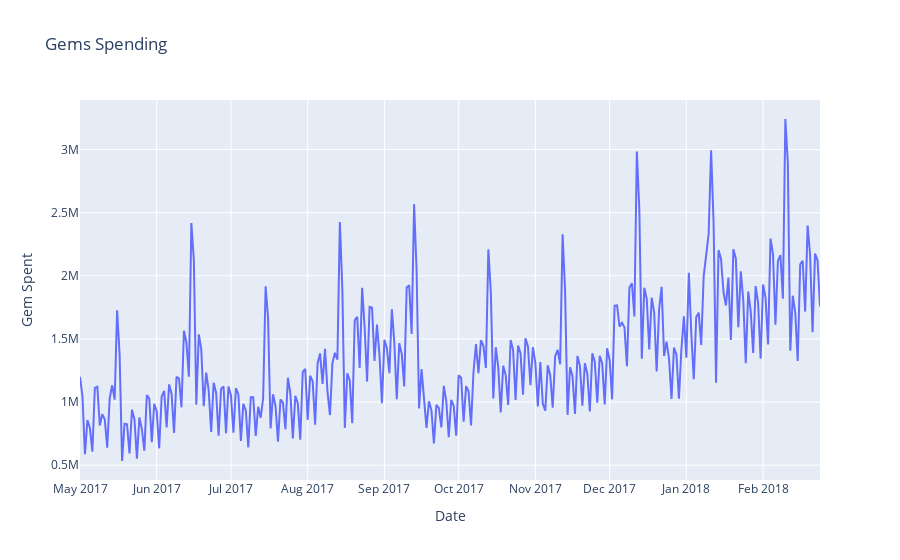

Notebook source saved alongside this figure:
### Code cell
# Tell plotly you want to create a figure
fig = go.Figure()
# Add a trace, and tell plotly.graph_objects you want to create a line chart
fig.add_trace(go.Scatter(x=data.index, y=data['y']))
# Update the layout
fig.update_layout(title='Gems Spending',
                   xaxis_title='Date',
                   yaxis_title='Gem Spent')
fig.show()

### Figure 1 — Plotly figure (JSON) as saved in the notebook; plotly's stock layout.template omitted (floating-point values rounded to 4 significant figures; data arrays with more than 128 entries replaced by an {"elided": "..."} marker saying what was removed)
{"data": [{"type": "scatter", "x": {"elided": "300 str values"}, "y": {"elided": "300 int values"}}], "layout": {"autosize": true, "title": {"text": "Gems Spending"}, "xaxis": {"autorange": true, "range": ["2017-05-01", "2018-02-24"], "title": {"text": "Date"}, "type": "date"}, "yaxis": {"autorange": true, "range": [382400.0, 3393000.0], "title": {"text": "Gem Spent"}, "type": "linear"}}}
